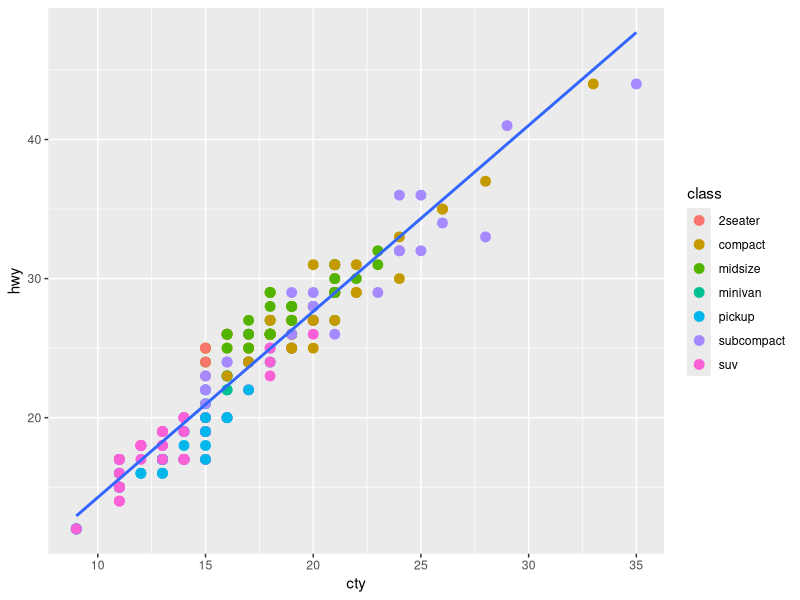

Write R code to recreate this figure.
## ---- chunk 1
summary(cars)
## ---- chunk 2
library(ggplot2)
ggplot(data = mpg, mapping = aes(x = cty, y = hwy)) +
  geom_point(aes(color = class), size = 3) +
  geom_smooth(method = "lm", se = FALSE)
